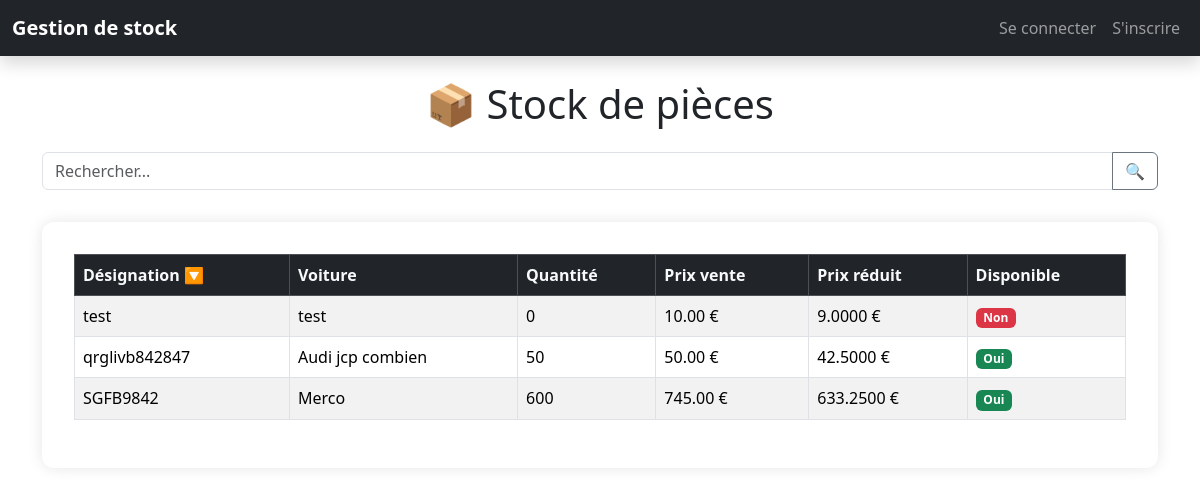
Screenshot of /?q=&sort=designation&dir=desc with the database file from the repository.
### stock/models.py (models this page shows, shortened)
class Piece(models.Model):
    quantite = models.PositiveIntegerField()
    designation = models.CharField(max_length=50, unique=True)
    voiture = models.CharField(max_length=255, null=True, blank=True)
    prix_brut = models.DecimalField(max_digits=10, decimal_places=2, default=Decimal('0.00'))
    prix_net = models.DecimalField(max_digits=10, decimal_places=2, default=Decimal('0.00'))
    prix_montant = models.DecimalField(max_digits=10, decimal_places=2, default=Decimal('0.00'))
    prix_vente = models.DecimalField(max_digits=10, decimal_places=2, default=Decimal('0.00'))
    reduction = models.DecimalField(max_digits=5, decimal_places=2, default=Decimal('0.00'))  # en pourcentage
    @property
    def prix_vente_reduction(self):
        return self.prix_vente * (1 - (self.reduction / 100))
    @property
    def est_disponible(self):
        return self.quantite > 0

### stock/views.py (the view, shortened to what this page needs)
# urls.py: path('', views.liste_pieces, name='liste_pieces'),
def liste_pieces(request):
    query = request.GET.get('q', '').strip()
    sort   = request.GET.get('sort', 'designation')
    direction = request.GET.get('dir', 'asc')
    qs = Piece.objects.all()
    is_num = False
    num_val = None
    pieces = list(qs)
    reverse = (direction == 'desc')
    if sort == 'prix_vente_reduction':
        pieces = sorted(pieces, key=lambda p: p.prix_vente_reduction, reverse=reverse)
    elif sort == 'disponible':
        pieces = sorted(pieces, key=lambda p: p.est_disponible,      reverse=reverse)
    else:
        pieces = sorted(pieces, key=lambda p: getattr(p, sort), reverse=reverse)
    columns = [
        ('designation', 'Désignation'),
        ('voiture',     'Voiture'),
        ('quantite',    'Quantité'),
        ('prix_vente',  'Prix vente'),
        ('prix_vente_reduction', 'Prix réduit'),
        ('disponible',  'Disponible'),
    ]
    return render(request, 'stock/piece_liste.html', {
        'pieces': pieces,
        'query': query,
        'sort': sort,
        'direction': direction,
        'columns': columns,
    })

### stock/templates/stock/piece_liste.html (shortened to what this page needs)
<!DOCTYPE html>
<html lang="fr">
<head>
    <link href="https://cdn.jsdelivr.net/npm/bootstrap@5.3.3/dist/css/bootstrap.min.css" rel="stylesheet">
</head>
<body>
    {% include 'stock/header.html' %}
    <div class="container">
        <h1 class="text-center my-4">📦 Stock de pièces</h1>
        <form method="get" class="mb-3">
            <div class="input-group">
                <input type="text" name="q" value="{{ query }}" class="form-control" placeholder="Rechercher...">
                <button type="submit" class="btn btn-outline-secondary">🔍</button>
            </div>
        </form>
        <div class="table-container">
            <table class="table table-striped table-bordered align-middle">
                <thead class="table-dark">
                    <tr>
                        {% for col, label in columns %}
                        <th>
                            <a href="?q={{ query }}&sort={{ col }}&dir={% if sort == col and direction == 'asc' %}desc{% else %}asc{% endif %}"
                                class="text-light text-decoration-none">
                                {{ label }}
                                {% if sort == col %}
                                {% if direction == 'asc' %}
                                🔼
                                {% else %}
                                🔽
                                {% endif %}
                                {% endif %}
                            </a>
                        </th>
                        {% endfor %}
                    </tr>
                </thead>
                <tbody>
                    {% for piece in pieces %}
                    <tr>
                        <td>{{ piece.designation }}</td>
                        <td>{{ piece.voiture }}</td>
                        <td>{{ piece.quantite }}</td>
                        <td>{{ piece.prix_vente }} €</td>
                        <td>{{ piece.prix_vente_reduction }} €</td>
                        <td>
                            {% if piece.est_disponible %}
                            <span class="badge bg-success">Oui</span>
                            {% else %}
                            <span class="badge bg-danger">Non</span>
                            {% endif %}
                        </td>
                    </tr>
                    {% endfor %}
                </tbody>
            </table>
        </div>
    </div>
</body>
</html>

### stock/templates/stock/piece_liste.html (style rules this page uses)
.table-container { background: #fff; border-radius: 12px; box-shadow: 0 0 15px rgba(0, 0, 0, 0.1); padding: 2rem; margin-top: 2rem; }

### rows the page displays
Piece: designation "test", voiture "test", quantite "0", prix_vente "10.00", prix_vente_reduction "9.0000", shows "Non"
Piece: designation "qrglivb842847", voiture "Audi jcp combien", quantite "50", prix_vente "50.00", prix_vente_reduction "42.5000", shows "Oui"
Piece: designation "SGFB9842", voiture "Merco", quantite "600", prix_vente "745.00", prix_vente_reduction "633.2500", shows "Oui"

### other values shown
{{ label }} "Désignation" "Voiture" "Quantité" "Prix vente" "Prix réduit" "Disponible"
